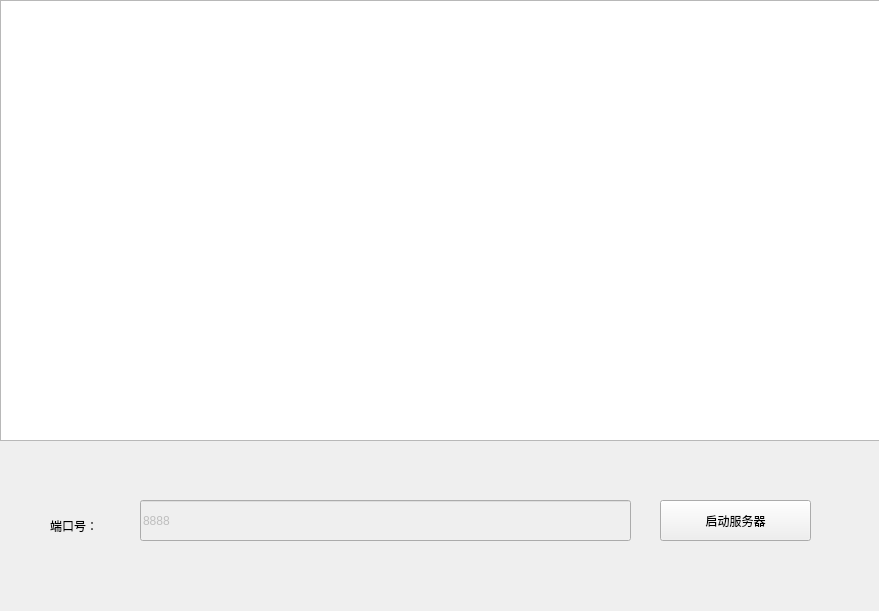
<?xml version="1.0" encoding="UTF-8"?>
<ui version="4.0">
 <class>Widget</class>
 <widget class="QWidget" name="Widget">
  <property name="geometry">
   <rect>
    <x>0</x>
    <y>0</y>
    <width>879</width>
    <height>611</height>
   </rect>
  </property>
  <property name="windowTitle">
   <string>Widget</string>
  </property>
  <widget class="QListWidget" name="msgWidget">
   <property name="geometry">
    <rect>
     <x>0</x>
     <y>0</y>
     <width>881</width>
     <height>441</height>
    </rect>
   </property>
  </widget>
  <widget class="QLabel" name="portLab">
   <property name="geometry">
    <rect>
     <x>50</x>
     <y>500</y>
     <width>61</width>
     <height>51</height>
    </rect>
   </property>
   <property name="text">
    <string>端口号：</string>
   </property>
  </widget>
  <widget class="QLineEdit" name="portEdit">
   <property name="enabled">
    <bool>false</bool>
   </property>
   <property name="geometry">
    <rect>
     <x>140</x>
     <y>500</y>
     <width>491</width>
     <height>41</height>
    </rect>
   </property>
   <property name="text">
    <string>8888</string>
   </property>
  </widget>
  <widget class="QPushButton" name="startBtn">
   <property name="geometry">
    <rect>
     <x>660</x>
     <y>500</y>
     <width>151</width>
     <height>41</height>
    </rect>
   </property>
   <property name="text">
    <string>启动服务器</string>
   </property>
  </widget>
 </widget>
 <resources/>
 <connections/>
</ui>
